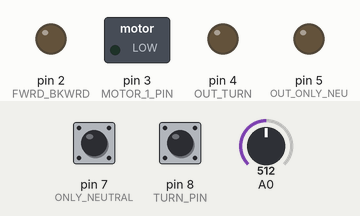
Simulated run of this sketch. Board: Arduino Uno, built with avr-gcc and run on an emulated ATmega328P. On the bench: switched loads named in the sketch (green lamp = pin HIGH), output pins drawn as LEDs (lit = HIGH). The test bench sets the inputs (shaded band); at power-on: pin 7 (ONLY_NEUTRAL) HIGH, pin 8 (TURN_PIN) HIGH, A0 = 512. What the sketch prints to the serial monitor is not drawn.

Above: at 1.2 s.
1.3 s: pin 7 (ONLY_NEUTRAL) pulled LOW for 0.15 s
At 1.38 s:
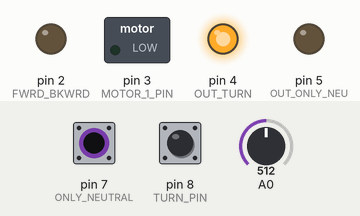
2.9 s: pin 7 (ONLY_NEUTRAL) pulled LOW for 3.2 s
At 7.4 s:
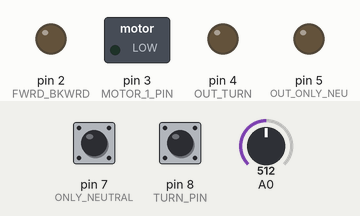
Timing chart, 0 to 8.9 s (numbered marks = the images above; inputs shaded):
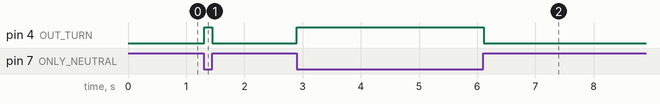

Measured:
- after the input at 1.3 s, pin 4 (OUT_TURN): LOW → HIGH at once, → LOW 0.14 s later
- after the input at 2.9 s, pin 4 (OUT_TURN): LOW → HIGH at once, → LOW 3.2 s later

The sketch:

motor_control_10bit.ino
```cpp
///*
//  Пример управления мотором при помощи драйвера полного моста и потенциометра
//  на ШИМ 10 бит
//*/
//
//#include "GyverMotor.h"
//GMotor motor(DRIVER2WIRE, 2, 9, HIGH);
//
//// варианты инициализации в зависимости от типа драйвера:
//// GMotor motor(DRIVER2WIRE, dig_pin, PWM_pin, (LOW / HIGH) )
//// GMotor motor(DRIVER3WIRE, dig_pin_A, dig_pin_B, PWM_pin, (LOW/HIGH) )
//// GMotor motor(RELAY2WIRE, dig_pin_A, dig_pin_B, (LOW/HIGH) )
///*
//  DRIVER2WIRE - двухпроводной драйвер (направление + ШИМ)
//  DRIVER3WIRE - трёхпроводной драйвер (два пина направления + ШИМ)
//  RELAY2WIRE - реле в качестве драйвера (два пина направления)
//
//  dig_pin, dig_pin_A, dig_pin_B - любой цифровой пин МК
//  PWM_pin - любой ШИМ пин МК
//  LOW / HIGH - уровень драйвера. Если при увеличении скорости мотор наоборот тормозит - смени уровень
//*/
//
//void setup() {
//  // разгоняем ШИМ на пинах 9 и 10 (atmega328) до 16 кГц 10 бит
//  // читай тут: https://alexgyver.ru/lessons/pwm-overclock/
//  TCCR1A = 0b00000011;  // 10bit
//  TCCR1B = 0b00001001;  // x1 fast pwm
//
//  // активируем 10-битный режим библиотеки
//  motor.setResolution(10);
//
//  // ключ на старт!
//  motor.setMode(FORWARD);
//}
//
//void loop() {
//  // потенциометр на А0
//  // преобразуем значение в -1023.. 1023
//  int val = 1023 - analogRead(0) * 2;
//
//  motor.setSpeed(val);
//  // в данном случае мотор будет остановлен в среднем положении рукоятки
//  // и разгоняться в противоположные скорости в крайних её положениях
//
//  delay(10);  // задержка просто для "стабильности"
//}

#define MOTOR_1_PIN   3
#define ONLY_NEUTRAL  7
#define TURN_PIN      8
#define FWRD_BKWRD    2
#define OUT_TURN      4
#define OUT_ONLY_NEU  5

void setup(){
  Serial.begin(9600);
  pinMode (MOTOR_1_PIN, OUTPUT);
  pinMode (ONLY_NEUTRAL, INPUT_PULLUP);
  pinMode (TURN_PIN, INPUT_PULLUP);
  pinMode (FWRD_BKWRD, OUTPUT);
  pinMode (OUT_TURN, OUTPUT);
  pinMode (OUT_ONLY_NEU, OUTPUT);
  digitalWrite (FWRD_BKWRD, LOW);
  digitalWrite (OUT_TURN, LOW);
  digitalWrite (OUT_ONLY_NEU, LOW);
  Serial.println("Begin..");
}

void loop()
{
  byte val = analogRead(A0) / 4;
//  Serial.print("Val: ");
//  Serial.println(val);
  val = 0;
  analogWrite(MOTOR_1_PIN, val);
  int turn_pin_val = digitalRead(TURN_PIN);
  Serial.println(turn_pin_val);
  if (!digitalRead(ONLY_NEUTRAL))
  {
    digitalWrite(OUT_TURN, turn_pin_val);
  }
  else
  {
    digitalWrite(OUT_TURN, LOW);
    digitalWrite(OUT_ONLY_NEU, LOW);
  }
  delay(10);
}
```
